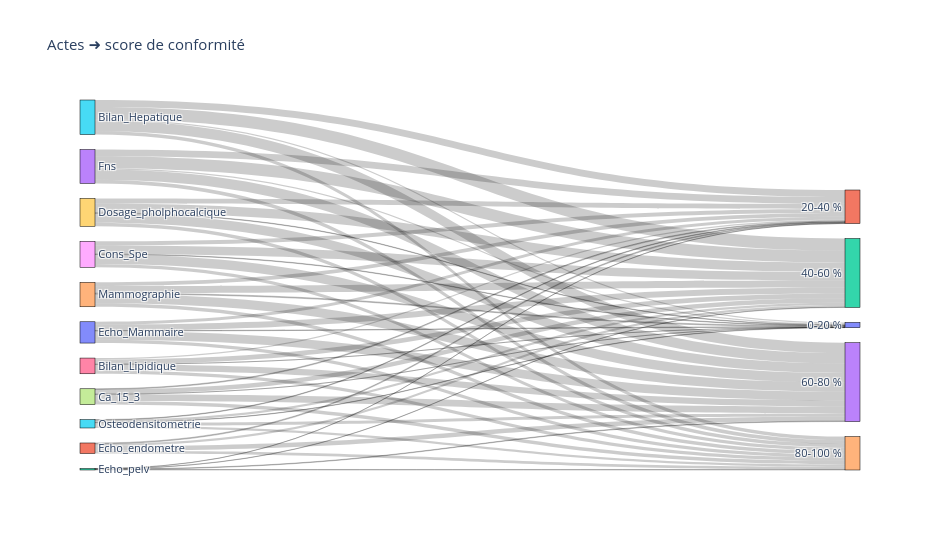

Notebook cell for this chart:
### Code cell
df_long["score_pct"] = df_long.groupby("ID_PATIENT")["conforme"].transform(lambda x: 100 * x.mean())
df_long["score_band"] = pd.cut(df_long["score_pct"], bins=[0, 20, 40, 60, 80, 100],
                               labels=["0-20 %", "20-40 %", "40-60 %", "60-80 %", "80-100 %"],
                               right=False)

links = (
    df_long.query("conforme == 1")
    .groupby(["Acte", "score_band"])
    .size()
    .reset_index(name="value")
    .rename(columns={"Acte": "source", "score_band": "target"})
)
sankey_from_df(links, "Actes ➜ score de conformité")

### Figure 1 — Plotly figure (JSON) as saved in the notebook; plotly's stock layout.template omitted (floating-point values rounded to 4 significant figures)
{"data": [{"arrangement": "snap", "link": {"source": [5, 5, 5, 5, 5, 6, 6, 6, 6, 6, 7, 7, 7, 7, 7, 8, 8, 8, 8, 8, 9, 9, 9, 9, 9, 10, 10, 10, 10, 10, 11, 11, 11, 11, 11, 12, 12, 12, 12, 12, 13, 13, 13, 13, 13, 14, 14, 14, 14, 14, 15, 15, 15, 15, 15], "target": [0, 1, 2, 3, 4, 0, 1, 2, 3, 4, 0, 1, 2, 3, 4, 0, 1, 2, 3, 4, 0, 1, 2, 3, 4, 0, 1, 2, 3, 4, 0, 1, 2, 3, 4, 0, 1, 2, 3, 4, 0, 1, 2, 3, 4, 0, 1, 2, 3, 4, 0, 1, 2, 3, 4], "value": [31, 163, 279, 238, 83, 2, 32, 110, 144, 73, 1, 19, 106, 157, 81, 12, 95, 196, 216, 79, 11, 117, 214, 218, 81, 11, 65, 135, 201, 77, 0, 21, 50, 107, 64, 0, 4, 6, 12, 12, 25, 154, 276, 239, 83, 21, 87, 161, 210, 82, 8, 13, 49, 69, 53]}, "node": {"label": ["0-20 %", "20-40 %", "40-60 %", "60-80 %", "80-100 %", "Bilan_Hepatique", "Bilan_Lipidique", "Ca_15_3", "Cons_Spe", "Dosage_pholphocalcique", "Echo_Mammaire", "Echo_endometre", "Echo_pelv", "Fns", "Mammographie", "Osteodensitometrie"], "line": {"color": "black", "width": 0.5}, "pad": 15, "thickness": 15}, "type": "sankey"}], "layout": {"font": {"size": 11}, "height": 550, "title": {"text": "Actes ➜ score de conformité"}, "width": 940}}
